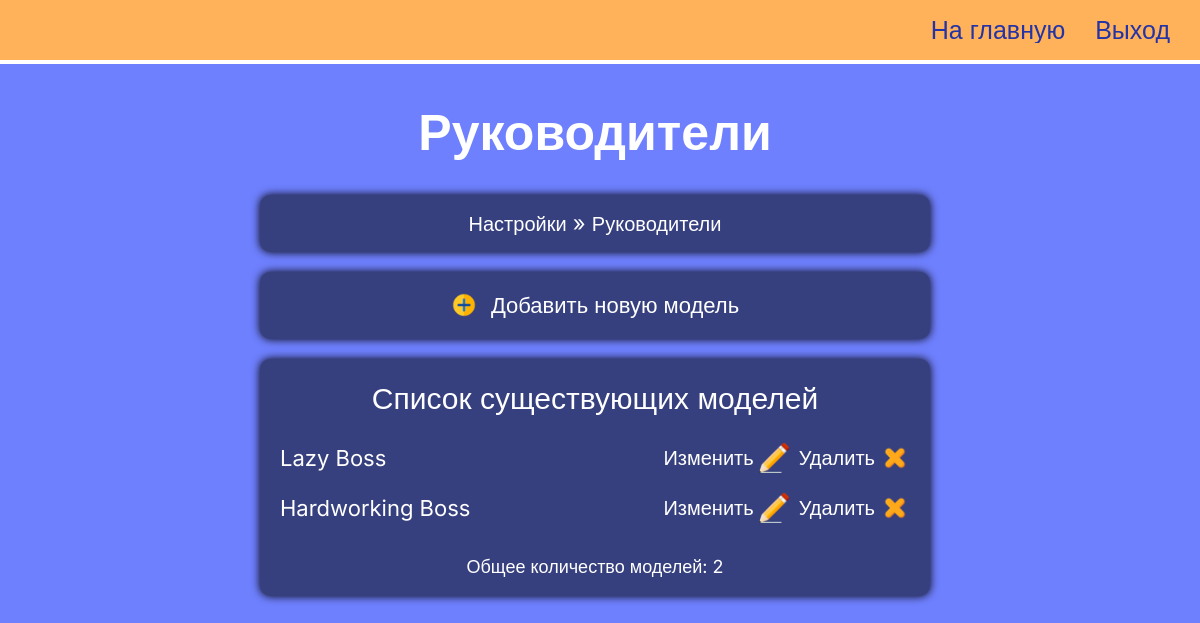
Page /customization/change-boss/ (signed in) on the earlier database version.
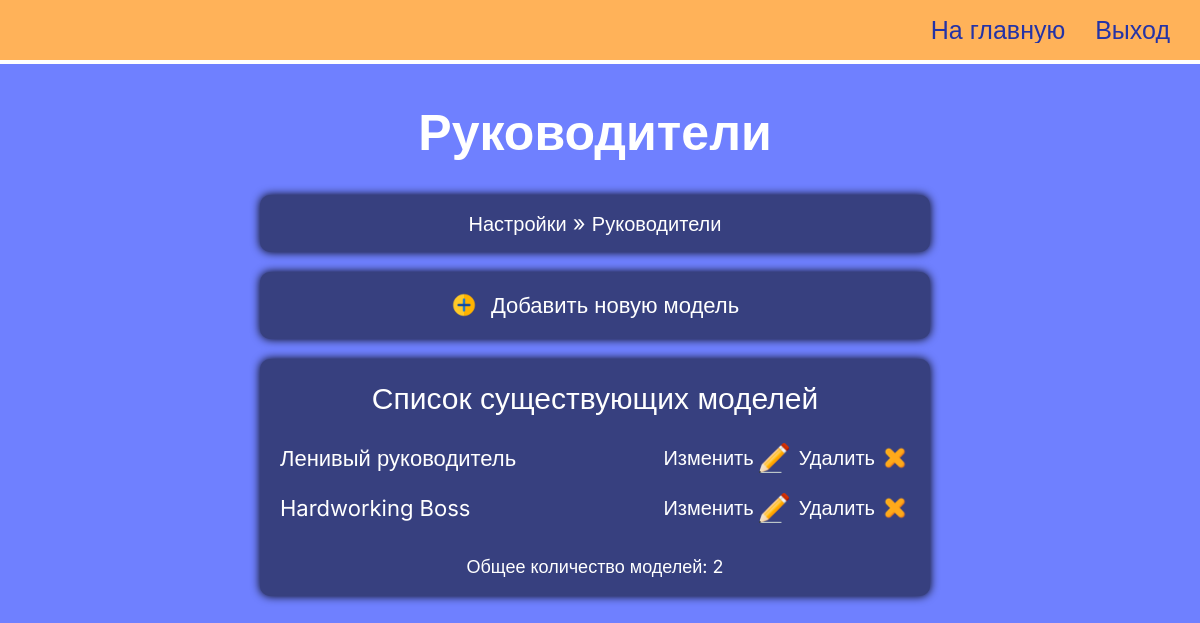
Same page on the later database version.
### simetra_app/models.py (models this page shows, shortened)
class Boss(models.Model):
    class Meta:
        verbose_name_plural = 'Bosses'
    def get_upload_path(self, filename):
        return Path('main_page/bosses', get_uuid4_filename(filename))
    name = models.CharField(max_length=100)
    position = models.CharField(max_length=200)
    quote = models.TextField()
    image = models.ImageField(
        default='main_page/bosses/default-avatar.jpg',
        upload_to=get_upload_path,
    )

### simetra_app/views.py (the view)
@login_required(login_url='simetra_app:staff-login')
def change_boss_model(request):
    context = get_context_to_change_model(Boss)
    context['heading'] = 'Руководители'
    context['object_name'] = 'boss'
    context = update_context_for_customization_pages_navbar(request, context)
    return render(request, 'simetra_app/change-model.html', context)

### simetra_app/views.py (called while the page is built)
def get_context_to_change_model(Object):
    context = {
        'list_of_objects': Object.objects.all(),
        'number_of_objects': Object.objects.all().count(),
    }
    is_object_city = ContentType.objects.get_for_model(Object) == \
        ContentType.objects.get_for_model(City)
    if is_object_city:
        context["is_city"] = True
    return context

def update_context_for_customization_pages_navbar(request, context):
    def is_it_update_page(url_ancestors_name_list):
        return url_ancestors_name_list[-2][:7] == 'update-'
    url_ancestors_name_list = request.path.split('/')[1:-1]
    if is_it_update_page(url_ancestors_name_list):
        context['update_model'] = url_ancestors_name_list[-2]
        context['model_id'] = url_ancestors_name_list[-1]
        context['is_this_update_page'] = True
        del(url_ancestors_name_list[-2])
        del(url_ancestors_name_list[-1])
    context['url_ancestors_name_list'] = url_ancestors_name_list
    return context

### simetra_app/templates/simetra_app/change-model.html (shortened to what this page needs)
{% load static %}
<!DOCTYPE html>
<html lang="ru">
<head>
  <link rel="stylesheet" href="{% static 'simetra_app/customization_page/change-model/styles/style.css' %}" />
  <link rel="stylesheet" href="{% static 'simetra_app/customization_page/common-static/styles/style.css' %}" />
</head>
<body>
  <div class="wrapper">
    <header class="header">
      <div class="header__container">
        <nav class="header__menu menu">
          <ul class="menu__list">
            <li class="menu__item">
              <a href="{% url 'simetra_app:customization' %}" class="menu__link _link">На главную</a>
            </li>
            <li class="menu__item">
              <a href="{% url 'simetra_app:staff-logout' %}" class="menu__link _link">Выход</a>
            </li>
          </ul>
        </nav>
      </div>
    </header>
    <main class="page">
      <section class="page__home home">
        <div class="home__container _center-block">
          <h1 class="home__title _center-text">{{ heading }}</h1>
          <div class="home__navbar _center-text">
            {% include 'simetra_app/customization-navbar.html' %}
          </div>
          {% with 'simetra_app:create-'|add:object_name as creation_link %}
            <p class="_center-text"><a class="home__add _link" href="{% url creation_link %}">Добавить новую модель</a></p>
          {% endwith %}
          <div class="home__block">
            <h2 class="home__caption _center-text">Список существующих моделей</h2>
            <ul>
              {% for object in list_of_objects %}
                <li class="home__item">
                  {% if is_city %}
                    <span name="city-name">{{ object.name }}</span>
                  {% else %}
                    {{ object.name }}
                  {% endif %}
                  <div class="home__options">
                    {% with 'simetra_app:update-'|add:object_name as updating_link %}
                      <a class="home__change _link" href="{% url updating_link object.id %}">
                        <span>Изменить</span>
                        <img class="home__option-image" src="{% static 'simetra_app/customization_page/change-model/assets/img/change.png' %}">
                      </a>
                    {% endwith %}
                    {% with 'simetra_app:delete-'|add:object_name as deleting_link %}
                      <a class="home__delete _link" href="{% url deleting_link object.id %}">
                        <span>Удалить</span>
                        <img class="home__option-image" src="{% static 'simetra_app/customization_page/change-model/assets/img/delete.png' %}">
                      </a>
                    {% endwith %}
                  </div>
                </li>
              {% endfor %}
            </ul>
            <p class="_center-text">Общее количество моделей: {{ number_of_objects }}</p>
          </div>
      </section>
    </main>
  </div>
</body>
</html>

### simetra_app/templates/simetra_app/customization-navbar.html (shortened to what this page needs)
{% load static %}
<link rel="stylesheet" href="{% static 'simetra_app/customization_page/customization-navbar/styles/style.css' %}" />
<ul>
  {% for ancestor in url_ancestors_name_list %}
    {% with 'simetra_app:'|add:ancestor as ancestor_url %}
      <li>
        <a href="{% url ancestor_url %}">
          <span class="_link" name="navbar-element-name">{{ ancestor }}</span>
        </a>
      </li>
      <span name="quotation-mark">»</span>
    {% endwith %}
  {% endfor%}
</ul>

### simetra_app/static/simetra_app/customization_page/change-model/styles/style.css (style rules this page uses)
* { padding: 0; margin: 0; border: 0; }
*, *:before, *:after { -webkit-box-sizing: border-box; box-sizing: border-box; }
nav, footer, header, aside { display: block; }
html, body { height: 100%; width: 100%; font-size: 100%; line-height: 1; font-size: 14px; -ms-text-size-adjust: 100%; -moz-text-size-adjust: 100%; -webkit-text-size-adjust: 100%; }
a, a:visited { text-decoration: none; }
ul li { list-style: none; }
img { vertical-align: top; }
h1, h2, h3, h4, h5, h6 { font-size: inherit; font-weight: 400; }
body { font-family: "Inter", sans-serif; font-size: 18px; background-color: #6f80ff; }
.wrapper { min-height: 100%; overflow: hidden; display: -webkit-box; display: -ms-flexbox; display: flex; -webkit-box-orient: vertical; -webkit-box-direction: normal; -ms-flex-direction: column; flex-direction: column; }
._link { display: block; color: #ffffff; font-size: 20px; -webkit-transition: 0.5s; transition: 0.5s; }
._center-block { margin-left: auto; margin-right: auto; }
._center-text { text-align: center; }
.header { position: absolute; border-bottom: 4px solid white; background-color: #ffb259; width: 100%; left: 0; top: 0; z-index: 10; }
.header__container { max-width: 1400px; margin: 0px auto; padding: 0px 10px; display: -webkit-box; display: -ms-flexbox; display: flex; min-height: 60px; -webkit-box-align: center; -ms-flex-align: center; align-items: center; -webkit-box-pack: justify; -ms-flex-pack: justify; justify-content: space-between; }
.menu { width: 100%; }
.menu__list { display: -webkit-box; display: -ms-flexbox; display: flex; -ms-flex-wrap: wrap; flex-wrap: wrap; -webkit-box-pack: end; -ms-flex-pack: end; justify-content: flex-end; padding: 0px 20px; gap: 20px 30px; }
.menu__link { font-size: 25px; color: #2433a6; -webkit-transition: 0.3s; transition: 0.3s; }
.page { -webkit-box-flex: 1; -ms-flex: 1 1 auto; flex: 1 1 auto; }
.home { color: #ffffff; padding: 100px 0px 0px 0px; }
.home__container { padding: 0px 10px 0px 0px; max-width: 680px; }
.home__title { font-weight: bold; font-size: 50px; line-height: 130%; margin-bottom: 30px; }
.home__navbar { font-size: 22px; line-height: 120%; margin-bottom: 20px; border-radius: 10px; -webkit-box-shadow: 0px 0px 10px 0px black; box-shadow: 0px 0px 10px 0px black; padding: 15px 15px; background-color: #37407f; }
.home__add { font-size: 22px; line-height: 120%; margin-bottom: 20px; border-radius: 10px; -webkit-box-shadow: 0px 0px 10px 0px black; box-shadow: 0px 0px 10px 0px black; padding: 20px 15px; background-color: #37407f; }
.home__add::before { content: ""; background: url("../assets/img/add.png") no-repeat; font-size: 22px; padding-left: 40px; background-size: contain; }
.home__caption { font-size: 30px; margin-bottom: 20px; line-height: 130%; }
.home__block { padding: 10px 0px; border-radius: 10px; -webkit-box-shadow: 0px 0px 10px 0px black; box-shadow: 0px 0px 10px 0px black; padding: 20px 15px; margin-bottom: 30px; background-color: #37407f; }
.home__item { margin-bottom: 10px; display: -webkit-box; display: -ms-flexbox; display: flex; font-size: 22px; -webkit-box-pack: justify; -ms-flex-pack: justify; justify-content: space-between; -webkit-box-align: center; -ms-flex-align: center; align-items: center; -ms-flex-wrap: wrap; flex-wrap: wrap; gap: 10px 40px; padding: 5px; border-radius: 5px; }
.home__item:last-child { margin-bottom: 30px; }
.home__options { display: -webkit-box; display: -ms-flexbox; display: flex; -webkit-box-align: center; -ms-flex-align: center; align-items: center; gap: 10px 10px; }
.home__change, .home__delete { display: -webkit-box; display: -ms-flexbox; display: flex; -webkit-box-align: center; -ms-flex-align: center; align-items: center; gap: 0px 5px; }
.home__option-image { width: 30px; }

### simetra_app/static/simetra_app/customization_page/common-static/styles/style.css (style rules this page uses)
._center-block { margin-left: auto; margin-right: auto; }
._center-text { text-align: center; }

### simetra_app/static/simetra_app/customization_page/customization-navbar/styles/style.css (style rules this page uses)
a { color: white; }
ul { overflow: hidden; }
li { display: inline-block; }

Differences in the rows shown:
changed Boss: name "Lazy Boss" → "Ленивый руководитель"
